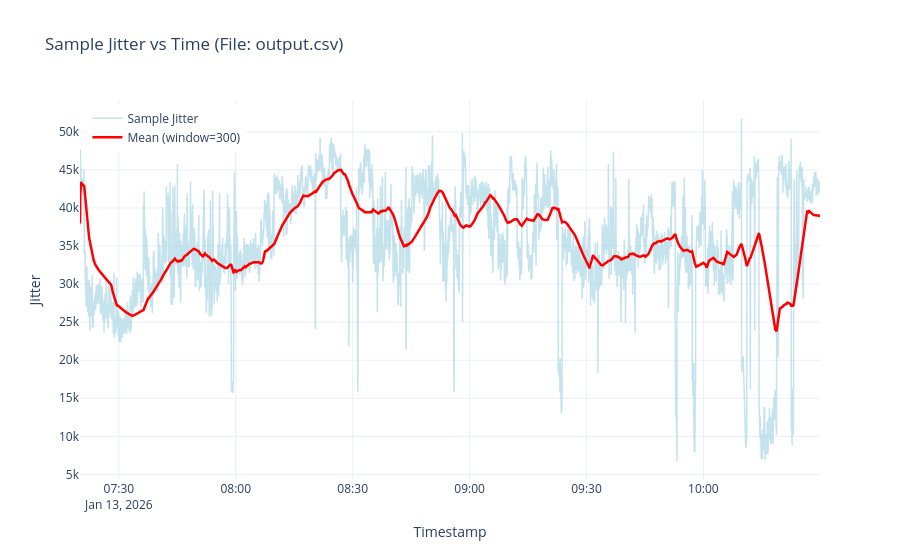

The notebook cell this image was saved under:
### Code cell
plot_jitter_data(path)

### Figure 1 — Plotly figure (JSON) as saved in the notebook; plotly's stock layout.template omitted (floating-point values rounded to 4 significant figures; data arrays with more than 128 entries replaced by an {"elided": "..."} marker saying what was removed)
{"data": [{"line": {"color": "lightblue", "width": 1.5}, "mode": "lines", "name": "Sample Jitter", "opacity": 0.7, "type": "scatter", "x": {"elided": "7200 str values"}, "y": {"elided": "7200 int values"}}, {"line": {"color": "red", "width": 2.5}, "mode": "lines", "name": "Mean (window=300)", "type": "scatter", "x": {"elided": "7200 str values"}, "y": {"elided": "7200 float values"}}], "layout": {"hovermode": "x unified", "legend": {"x": 0.01, "xanchor": "left", "y": 0.99, "yanchor": "top"}, "title": {"text": "Sample Jitter vs Time (File: output.csv)"}, "xaxis": {"title": {"text": "Timestamp"}}, "yaxis": {"title": {"text": "Jitter"}}}}
